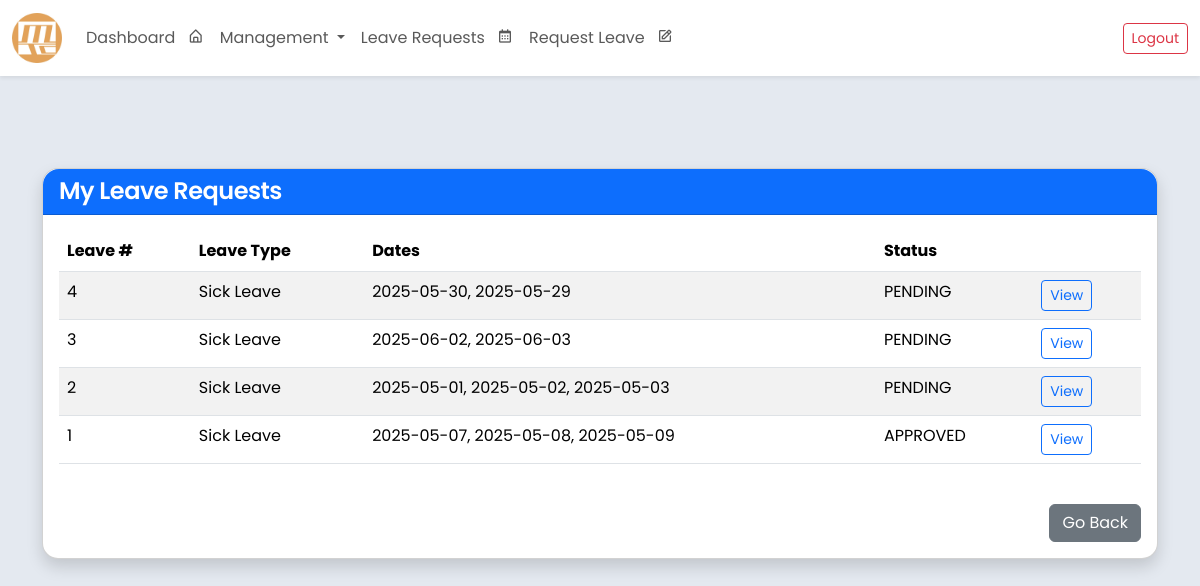
/my-leave-requests/ (signed in), run on an earlier commit of the app's database.
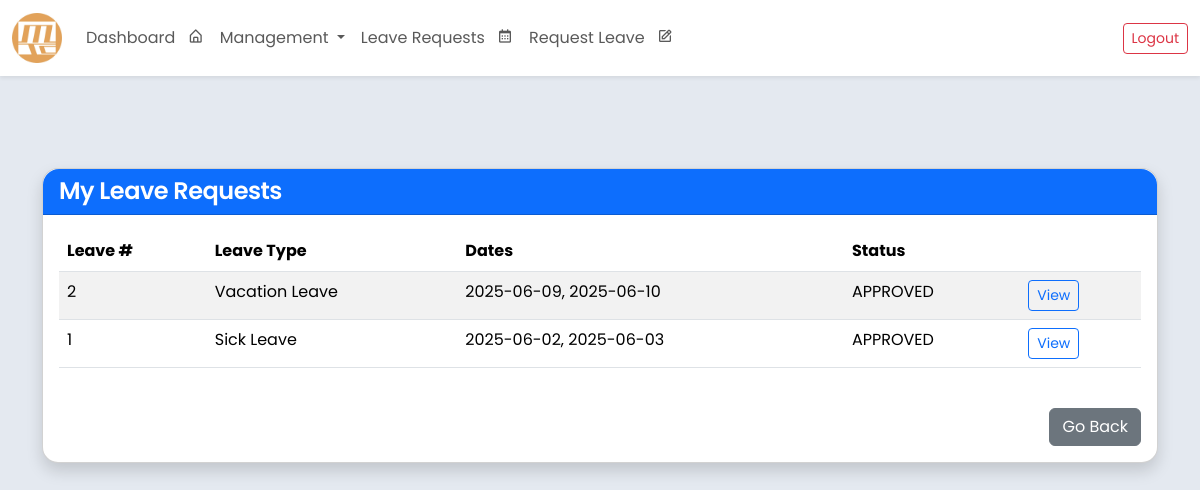
And on a later commit of the database.
### core/models.py (models this page shows, shortened)
class LeaveRequest(models.Model):
    class LeaveType(models.TextChoices):
        SICK = 'SICK', 'Sick Leave'
        MATERNITY = 'MATERNITY', 'Maternity Leave'
        PATERNITY = 'PATERNITY', 'Paternity Leave'
        VACATION = 'VACATION', 'Vacation Leave'
        EMERGENCY = 'EMERGENCY', 'Emergency Leave'
    class ApprovalStatus(models.TextChoices):
        PENDING = 'PENDING', 'PENDING'
        APPROVED = 'APPROVED', 'APPROVED'
        REJECTED = 'REJECTED', 'REJECTED'
    employee = models.ForeignKey('Employee', on_delete=models.CASCADE, related_name='leave_requests')
    leave_number = models.PositiveIntegerField(unique=True, editable=False)
    leave_dates = JSONField(default=list, blank=True, null=True)
    reason_for_leave = models.TextField()
    leave_type = models.CharField(max_length=20, choices=LeaveType.choices)
    remarks = models.TextField(blank=True, null=True)
    leave_credit_deduction = models.PositiveIntegerField(default=0)
    deduction_applied = models.BooleanField(default=False)
    department_approval = models.CharField(max_length=10, choices=ApprovalStatus.choices, default=ApprovalStatus.PENDING)
    hr_approval = models.CharField(max_length=10, choices=ApprovalStatus.choices, default=ApprovalStatus.PENDING)
    president_approval = models.CharField(max_length=10, choices=ApprovalStatus.choices, default=ApprovalStatus.PENDING)
    status = models.CharField(max_length=10, choices=ApprovalStatus.choices, default=ApprovalStatus.PENDING)
    paid_dates = models.PositiveIntegerField(default=0)
    unpaid_dates = models.PositiveIntegerField(default=0)
    created_at = models.DateTimeField(auto_now_add=True)

### core/views.py (the view)
# urls.py: path("my-leave-requests/", views.my_leave_requests, name="my_leave_requests"),
def my_leave_requests(request):
    leave_requests = LeaveRequest.objects.filter(employee=request.user.employee).order_by('-created_at')
    return render(request, 'my_leave_requests.html', {
        'leave_requests': leave_requests
    })

### core/templates/my_leave_requests.html
{% extends "base.html" %}
{% block content %}
<div class="container mt-5">
    <div class="card shadow rounded-4">
        <div class="card-header bg-primary text-white rounded-top-4">
            <h4 class="mb-0">My Leave Requests</h4>
        </div>
        <div class="card-body">
            {% if leave_requests %}
                <div class="table-responsive">
                    <table class="table table-striped">
                        <thead>
                            <tr>
                                <th>Leave #</th>
                                <th>Leave Type</th>
                                <th>Dates</th>
                                <th>Status</th>
                                <th></th>
                            </tr>
                        </thead>
                        <tbody>
                            {% for leave in leave_requests %}
                            <tr>
                                <td>{{ leave.leave_number }}</td>
                                <td>{{ leave.get_leave_type_display }}</td>
                                <td>{{ leave.leave_dates|join:", " }}</td>
                                <td>{{ leave.status }}</td>
                                <td>
                                    <a href="{% url 'leave_request_detail' leave.pk %}" class="btn btn-sm btn-outline-primary">
                                        View
                                    </a>
                                </td>
                            </tr>
                            {% endfor %}
                        </tbody>
                    </table>
                </div>
            {% else %}
                <p class="text-muted">You have not submitted any leave requests.</p>
            {% endif %}
            <div class="text-end mt-4">
                <a href="{% url 'submit_leave_request' %}" class="btn btn-secondary">Go Back</a>
            </div>
        </div>
    </div>
</div>
{% endblock %}

What changed in the data, as far as the page shows it:
removed LeaveRequest: leave_number "4", leave_type "Sick Leave", leave_dates "2025-05-30, 2025-05-29", status "PENDING"
removed LeaveRequest: leave_number "3", leave_type "Sick Leave", leave_dates "2025-06-02, 2025-06-03", status "PENDING"
removed LeaveRequest: leave_number "2", leave_type "Sick Leave", leave_dates "2025-05-01, 2025-05-02, 2025-05-03", status "PENDING"
removed LeaveRequest: leave_number "1", leave_type "Sick Leave", leave_dates "2025-05-07, 2025-05-08, 2025-05-09", status "APPROVED"
added LeaveRequest: leave_number "2", leave_type "Vacation Leave", leave_dates "2025-06-09, 2025-06-10", status "APPROVED"
added LeaveRequest: leave_number "1", leave_type "Sick Leave", leave_dates "2025-06-02, 2025-06-03", status "APPROVED"
